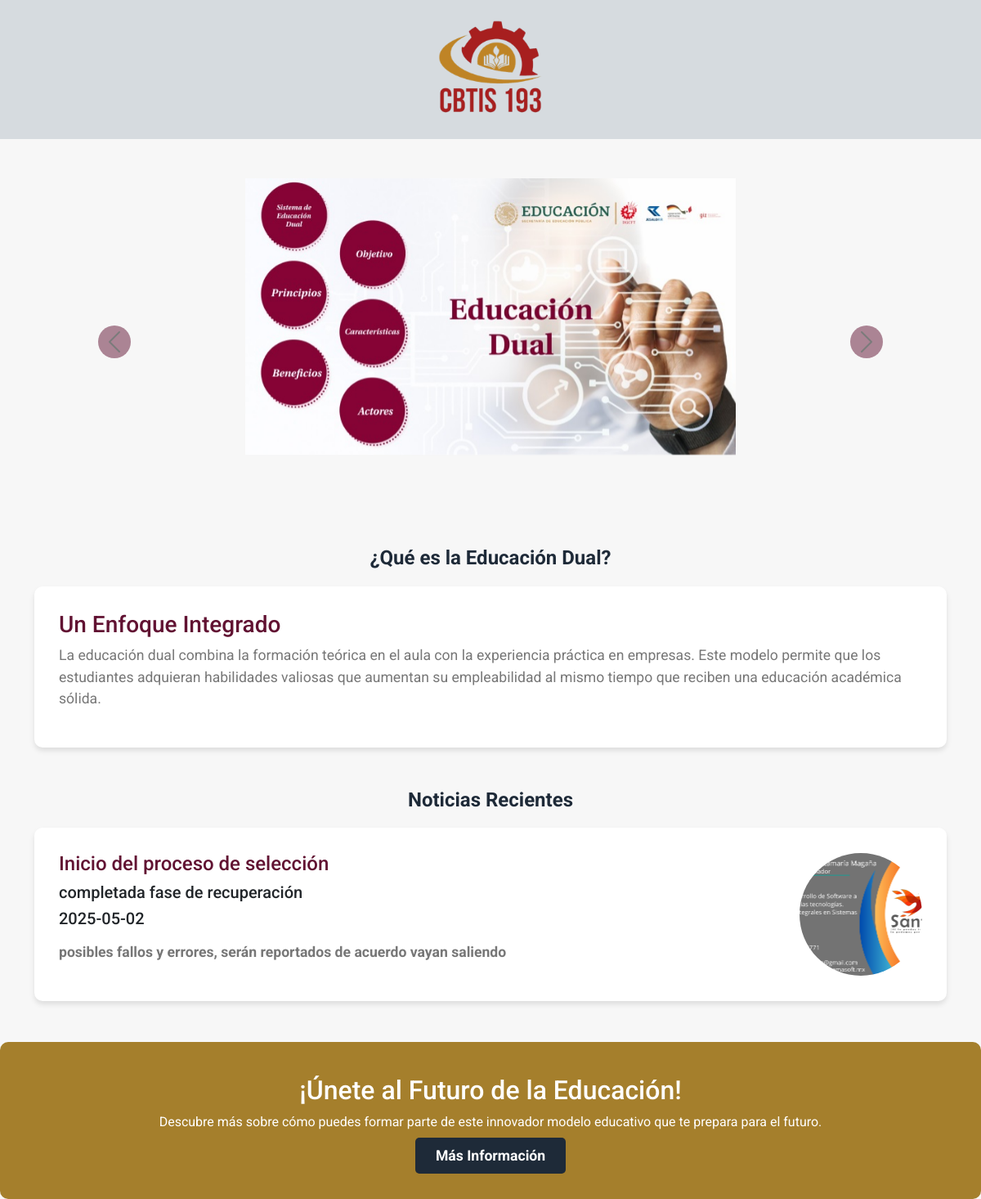
The page /edu_dual/admin/view/welcome.php (signed in) on the database its author committed.
### tables this page shows
CREATE TABLE `noticias` (
  `id_noticia` int(10) UNSIGNED NOT NULL,
  `titulo` varchar(255) NOT NULL,
  `subtitulo` varchar(255) DEFAULT NULL,
  `fecha` date DEFAULT NULL,
  `descripcion` text DEFAULT NULL,
  `imagen` varchar(255) DEFAULT NULL
);

### edu_dual/admin/view/cat_noticias/noticias.php (called while the page is built, shortened)
<?php
function cargarNoticias() {
    $pdo = DBC::get();
    $stmt = $pdo->query("SELECT
    noticias.id_noticia,
    noticias.titulo,
    noticias.subtitulo,
    noticias.fecha,
    noticias.descripcion,
    noticias.imagen
    FROM noticias");
    return $stmt->fetchAll();
}
?>

### edu_dual/admin/view/welcome.php (the view, shortened to what this page needs)
<?php include('cat_noticias/noticias.php'); ?>
<!DOCTYPE html>
<html lang="es">
<head>
    <link href="https://cdn.jsdelivr.net/npm/bootstrap@5.3.0-alpha1/dist/css/bootstrap.min.css" rel="stylesheet">
</head>
<body>
    <nav class="navbar">
        <img src="img/cbtis_logo.png" alt="Logotipo">
    </nav>
    <br><br>
    <div id="carouselExample" class="carousel slide mb-5" data-bs-ride="carousel" data-bs-interval="3000">
        <div class="carousel-inner">
            <div class="carousel-item active">
                <img src="img/1.jpg" class="d-block mx-auto" alt="Imagen 1">
            </div>
        </div>
        <button class="carousel-control-prev" type="button" data-bs-target="#carouselExample" data-bs-slide="prev" style="background-color: #611232; border-radius: 50%; left: 10%;">
            <span class="carousel-control-prev-icon" aria-hidden="true" style="filter: invert(1);"></span>
        </button>
        <button class="carousel-control-next" type="button" data-bs-target="#carouselExample" data-bs-slide="next" style="background-color: #611232; border-radius: 50%; right: 10%;">
            <span class="carousel-control-next-icon" aria-hidden="true" style="filter: invert(1);"></span>
        </button>
    </div>
    <section>
        <h4 class="section-title">¿Qué es la Educación Dual?</h4>
        <div class="container">
            <div class="info-card">
                <h3>Un Enfoque Integrado</h3>
                <p>La educación dual combina la formación teórica en el aula con la experiencia práctica en empresas. Este modelo permite que los estudiantes adquieran habilidades valiosas que aumentan su empleabilidad al mismo tiempo que reciben una educación académica sólida.</p>
            </div>
        </div>
    </section>
    <h2 class='section-title'>Noticias Recientes</h2>
    <?php
     $noticias = cargarNoticias();
     $totalNoticias = count($noticias);
    if ($totalNoticias === 0) {
        echo "<p class='text-center text-muted'>No hay noticias disponibles.</p>";
      } else {
        foreach ($noticias as $noticia) {
            $imagen = $noticia['imagen'];
        echo "<section>";
        echo "<div class='container' id='news-container'>";
        echo "<div class='news-card'>";
        echo "<div>";
        echo "<h4>{$noticia['titulo']}</h4>";
        echo "<h5>{$noticia['subtitulo']} </h5>";
        echo "<h5>{$noticia['fecha']}</h5>";
        echo "<p>{$noticia['descripcion']}</p>";
        echo "</div>";
        echo "<img src='{$imagen}' alt='Imagen de la noticia' style='width: 150px; height: 150px; border-radius: 50%; object-fit: cover;'>";
        echo "</div>";
        echo "</section>";
    }
}
?>
    <section class="cta-section">
        <h2>¡Únete al Futuro de la Educación!</h2>
        <p>Descubre más sobre cómo puedes formar parte de este innovador modelo educativo que te prepara para el futuro.</p>
        <a href="#" class="cta-btn">Más Información</a>
    </section>
</body>
</html>

### edu_dual/admin/view/welcome.php (style rules this page uses)
body { font-family: 'Roboto', sans-serif; margin: 0; padding: 0; background-color: #f7f7f7; }
.navbar { display: flex; justify-content: center; align-items: center; padding: 10px; background-color: #d6dbdf; }
.navbar img { max-width: 150px; height: auto; }
.carousel-item { height: 400px; }
.carousel-item img { width: 100%; height: 100%; object-fit: cover; object-position: center; }
.section-title { text-align: center; margin-top: 50px; font-size: 1.5rem; font-weight: 700; color: #1e2a38; }
.info-card, .news-card, .news-detail { background-color: white; padding: 30px; border-radius: 10px; box-shadow: 0 4px 6px rgba(0, 0, 0, 0.1); margin: 20px 0; }
.info-card h3, .news-card h4 { color: #611232; }
.info-card p, .news-card p { color: #777; font-size: 1.1rem; }
.news-card { display: flex; justify-content: space-between; align-items: center; }
.cta-section { background-color: #A57F2C; color: white; padding: 40px 20px; text-align: center; border-radius: 10px; margin-top: 50px; }
.cta-btn { padding: 12px 25px; background-color: #1e2a38; color: white; text-decoration: none; font-weight: bold; border-radius: 5px; font-size: 1.1rem; }
.carousel-control-prev, .carousel-control-next { width: 40px; height: 40px; top: 50%; transform: translateY(-50%); }
.carousel-control-prev { left: 10%; }
.carousel-control-next { right: 10%; }
.carousel-control-prev-icon, .carousel-control-next-icon { filter: invert(1); }
.carousel-item img { width: 50%; height: auto; object-fit: contain; object-position: center; }

### rows shown on the page
noticias: titulo "Inicio del proceso de selección", subtitulo "completada fase de recuperación", fecha "2025-05-02", descripcion "posibles fallos y errores, serán reportados de acuerdo vayan saliendo", imagen (picture)
